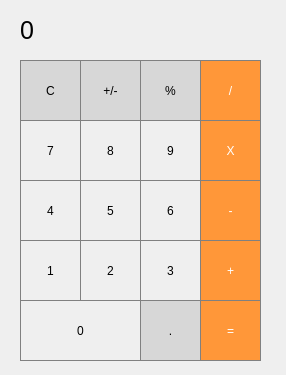
<?xml version="1.0" encoding="UTF-8"?>
<ui version="4.0">
 <class>MainWindow</class>
 <widget class="QMainWindow" name="MainWindow">
  <property name="geometry">
   <rect>
    <x>0</x>
    <y>0</y>
    <width>286</width>
    <height>375</height>
   </rect>
  </property>
  <property name="windowTitle">
   <string>MainWindow</string>
  </property>
  <property name="styleSheet">
   <string notr="true">/* (Label at top) Label Stylesheet */

QLabel {
  qproperty-alignment: 'AlignVCenter | AlignRight';
  border: 1px solid gray;
}

background-color : white;

/* End Label Stylesheet */</string>
  </property>
  <widget class="QWidget" name="centralWidget">
   <widget class="QLabel" name="label">
    <property name="geometry">
     <rect>
      <x>20</x>
      <y>0</y>
      <width>241</width>
      <height>61</height>
     </rect>
    </property>
    <property name="font">
     <font>
      <pointsize>19</pointsize>
     </font>
    </property>
    <property name="text">
     <string>0</string>
    </property>
   </widget>
   <widget class="QPushButton" name="Clear">
    <property name="geometry">
     <rect>
      <x>20</x>
      <y>60</y>
      <width>61</width>
      <height>61</height>
     </rect>
    </property>
    <property name="styleSheet">
     <string notr="true">QPushButton {
  background-color: rgb(215, 215, 215);
  border: 1px solid gray;
}
QPushButton:pressed {
    background-color: qlineargradient(x1: 0, y1: 0, x2: 0, y2: 1,
                                      stop: 0 #BEBEBE, stop: 1 #D7D7D7);
}</string>
    </property>
    <property name="text">
     <string>C</string>
    </property>
   </widget>
   <widget class="QPushButton" name="Divide">
    <property name="geometry">
     <rect>
      <x>200</x>
      <y>60</y>
      <width>61</width>
      <height>61</height>
     </rect>
    </property>
    <property name="styleSheet">
     <string notr="true">QPushButton {
  background-color: rgb(255, 151, 57);
  color: white; 
  border: 1px solid gray;
}

QPushButton:pressed {
    background-color: qlineargradient(x1: 0, y1: 0, x2: 0, y2: 1,
                                      stop: 0 #FF7832, stop: 1 #FF9739);
}</string>
    </property>
    <property name="text">
     <string>/</string>
    </property>
   </widget>
   <widget class="QPushButton" name="Percentage">
    <property name="geometry">
     <rect>
      <x>140</x>
      <y>60</y>
      <width>61</width>
      <height>61</height>
     </rect>
    </property>
    <property name="styleSheet">
     <string notr="true">QPushButton {
  background-color: rgb(215, 215, 215);
  border: 1px solid gray;
}
QPushButton:pressed {
    background-color: qlineargradient(x1: 0, y1: 0, x2: 0, y2: 1,
                                      stop: 0 #BEBEBE, stop: 1 #D7D7D7);
}</string>
    </property>
    <property name="text">
     <string>%</string>
    </property>
   </widget>
   <widget class="QPushButton" name="PlusMinus">
    <property name="geometry">
     <rect>
      <x>80</x>
      <y>60</y>
      <width>61</width>
      <height>61</height>
     </rect>
    </property>
    <property name="styleSheet">
     <string notr="true">QPushButton {
  background-color: rgb(215, 215, 215);
  border: 1px solid gray;
}
QPushButton:pressed {
    background-color: qlineargradient(x1: 0, y1: 0, x2: 0, y2: 1,
                                      stop: 0 #BEBEBE, stop: 1 #D7D7D7);
}</string>
    </property>
    <property name="text">
     <string>+/-</string>
    </property>
   </widget>
   <widget class="QPushButton" name="Seven">
    <property name="geometry">
     <rect>
      <x>20</x>
      <y>120</y>
      <width>61</width>
      <height>61</height>
     </rect>
    </property>
    <property name="styleSheet">
     <string notr="true">/* Digits 0-9 Stylesheet */
QPushButton {
   border: 1px solid gray;
}
QPushButton:pressed {
    background-color: qlineargradient(x1: 0, y1: 0, x2: 0, y2: 1,
                                      stop: 0 #dadbde, stop: 1 #f6f7fa);
}

/* End Digits 0-9 Stylesheet */</string>
    </property>
    <property name="text">
     <string>7</string>
    </property>
   </widget>
   <widget class="QPushButton" name="Nine">
    <property name="geometry">
     <rect>
      <x>140</x>
      <y>120</y>
      <width>61</width>
      <height>61</height>
     </rect>
    </property>
    <property name="styleSheet">
     <string notr="true">/* Digits 0-9 Stylesheet */
QPushButton {
   border: 1px solid gray;
}
QPushButton:pressed {
    background-color: qlineargradient(x1: 0, y1: 0, x2: 0, y2: 1,
                                      stop: 0 #dadbde, stop: 1 #f6f7fa);
}

/* End Digits 0-9 Stylesheet */</string>
    </property>
    <property name="text">
     <string>9</string>
    </property>
   </widget>
   <widget class="QPushButton" name="Eight">
    <property name="geometry">
     <rect>
      <x>80</x>
      <y>120</y>
      <width>61</width>
      <height>61</height>
     </rect>
    </property>
    <property name="styleSheet">
     <string notr="true">/* Digits 0-9 Stylesheet */
QPushButton {
   border: 1px solid gray;
}
QPushButton:pressed {
    background-color: qlineargradient(x1: 0, y1: 0, x2: 0, y2: 1,
                                      stop: 0 #dadbde, stop: 1 #f6f7fa);
}

/* End Digits 0-9 Stylesheet */</string>
    </property>
    <property name="text">
     <string>8</string>
    </property>
   </widget>
   <widget class="QPushButton" name="Multiply">
    <property name="geometry">
     <rect>
      <x>200</x>
      <y>120</y>
      <width>61</width>
      <height>61</height>
     </rect>
    </property>
    <property name="styleSheet">
     <string notr="true">QPushButton {
  background-color: rgb(255, 151, 57);
  color: white; 
  border: 1px solid gray;
}

QPushButton:pressed {
    background-color: qlineargradient(x1: 0, y1: 0, x2: 0, y2: 1,
                                      stop: 0 #FF7832, stop: 1 #FF9739);
}</string>
    </property>
    <property name="text">
     <string>X</string>
    </property>
   </widget>
   <widget class="QPushButton" name="Four">
    <property name="geometry">
     <rect>
      <x>20</x>
      <y>180</y>
      <width>61</width>
      <height>61</height>
     </rect>
    </property>
    <property name="styleSheet">
     <string notr="true">/* Digits 0-9 Stylesheet */
QPushButton {
   border: 1px solid gray;
}
QPushButton:pressed {
    background-color: qlineargradient(x1: 0, y1: 0, x2: 0, y2: 1,
                                      stop: 0 #dadbde, stop: 1 #f6f7fa);
}

/* End Digits 0-9 Stylesheet */</string>
    </property>
    <property name="text">
     <string>4</string>
    </property>
   </widget>
   <widget class="QPushButton" name="Six">
    <property name="geometry">
     <rect>
      <x>140</x>
      <y>180</y>
      <width>61</width>
      <height>61</height>
     </rect>
    </property>
    <property name="styleSheet">
     <string notr="true">/* Digits 0-9 Stylesheet */
QPushButton {
   border: 1px solid gray;
}
QPushButton:pressed {
    background-color: qlineargradient(x1: 0, y1: 0, x2: 0, y2: 1,
                                      stop: 0 #dadbde, stop: 1 #f6f7fa);
}

/* End Digits 0-9 Stylesheet */</string>
    </property>
    <property name="text">
     <string>6</string>
    </property>
   </widget>
   <widget class="QPushButton" name="Five">
    <property name="geometry">
     <rect>
      <x>80</x>
      <y>180</y>
      <width>61</width>
      <height>61</height>
     </rect>
    </property>
    <property name="styleSheet">
     <string notr="true">/* Digits 0-9 Stylesheet */
QPushButton {
   border: 1px solid gray;
}
QPushButton:pressed {
    background-color: qlineargradient(x1: 0, y1: 0, x2: 0, y2: 1,
                                      stop: 0 #dadbde, stop: 1 #f6f7fa);
}

/* End Digits 0-9 Stylesheet */</string>
    </property>
    <property name="text">
     <string>5</string>
    </property>
   </widget>
   <widget class="QPushButton" name="Minus">
    <property name="geometry">
     <rect>
      <x>200</x>
      <y>180</y>
      <width>61</width>
      <height>61</height>
     </rect>
    </property>
    <property name="styleSheet">
     <string notr="true">QPushButton {
  background-color: rgb(255, 151, 57);
  color: white; 
  border: 1px solid gray;
}

QPushButton:pressed {
    background-color: qlineargradient(x1: 0, y1: 0, x2: 0, y2: 1,
                                      stop: 0 #FF7832, stop: 1 #FF9739);
}</string>
    </property>
    <property name="text">
     <string>-</string>
    </property>
   </widget>
   <widget class="QPushButton" name="One">
    <property name="geometry">
     <rect>
      <x>20</x>
      <y>240</y>
      <width>61</width>
      <height>61</height>
     </rect>
    </property>
    <property name="styleSheet">
     <string notr="true">/* Digits 0-9 Stylesheet */
QPushButton {
   border: 1px solid gray;
}
QPushButton:pressed {
    background-color: qlineargradient(x1: 0, y1: 0, x2: 0, y2: 1,
                                      stop: 0 #dadbde, stop: 1 #f6f7fa);
}

/* End Digits 0-9 Stylesheet */</string>
    </property>
    <property name="text">
     <string>1</string>
    </property>
   </widget>
   <widget class="QPushButton" name="Three">
    <property name="geometry">
     <rect>
      <x>140</x>
      <y>240</y>
      <width>61</width>
      <height>61</height>
     </rect>
    </property>
    <property name="styleSheet">
     <string notr="true">/* Digits 0-9 Stylesheet */
QPushButton {
   border: 1px solid gray;
}
QPushButton:pressed {
    background-color: qlineargradient(x1: 0, y1: 0, x2: 0, y2: 1,
                                      stop: 0 #dadbde, stop: 1 #f6f7fa);
}

/* End Digits 0-9 Stylesheet */</string>
    </property>
    <property name="text">
     <string>3</string>
    </property>
   </widget>
   <widget class="QPushButton" name="Two">
    <property name="geometry">
     <rect>
      <x>80</x>
      <y>240</y>
      <width>61</width>
      <height>61</height>
     </rect>
    </property>
    <property name="styleSheet">
     <string notr="true">/* Digits 0-9 Stylesheet */
QPushButton {
   border: 1px solid gray;
}
QPushButton:pressed {
    background-color: qlineargradient(x1: 0, y1: 0, x2: 0, y2: 1,
                                      stop: 0 #dadbde, stop: 1 #f6f7fa);
}

/* End Digits 0-9 Stylesheet */</string>
    </property>
    <property name="text">
     <string>2</string>
    </property>
   </widget>
   <widget class="QPushButton" name="Plus">
    <property name="geometry">
     <rect>
      <x>200</x>
      <y>240</y>
      <width>61</width>
      <height>61</height>
     </rect>
    </property>
    <property name="styleSheet">
     <string notr="true">QPushButton {
  background-color: rgb(255, 151, 57);
  color: white; 
  border: 1px solid gray;
}

QPushButton:pressed {
    background-color: qlineargradient(x1: 0, y1: 0, x2: 0, y2: 1,
                                      stop: 0 #FF7832, stop: 1 #FF9739);
}</string>
    </property>
    <property name="text">
     <string>+</string>
    </property>
   </widget>
   <widget class="QPushButton" name="Decimal">
    <property name="geometry">
     <rect>
      <x>140</x>
      <y>300</y>
      <width>61</width>
      <height>61</height>
     </rect>
    </property>
    <property name="styleSheet">
     <string notr="true">QPushButton {
  background-color: rgb(215, 215, 215);
  border: 1px solid gray;
}
QPushButton:pressed {
    background-color: qlineargradient(x1: 0, y1: 0, x2: 0, y2: 1,
                                      stop: 0 #BEBEBE, stop: 1 #D7D7D7);
}</string>
    </property>
    <property name="text">
     <string>.</string>
    </property>
   </widget>
   <widget class="QPushButton" name="Equal">
    <property name="geometry">
     <rect>
      <x>200</x>
      <y>300</y>
      <width>61</width>
      <height>61</height>
     </rect>
    </property>
    <property name="styleSheet">
     <string notr="true">QPushButton {
  background-color: rgb(255, 151, 57);
  color: white; 
  border: 1px solid gray;
}

QPushButton:pressed {
    background-color: qlineargradient(x1: 0, y1: 0, x2: 0, y2: 1,
                                      stop: 0 #FF7832, stop: 1 #FF9739);
}</string>
    </property>
    <property name="text">
     <string>=</string>
    </property>
   </widget>
   <widget class="QPushButton" name="Zero">
    <property name="geometry">
     <rect>
      <x>20</x>
      <y>300</y>
      <width>121</width>
      <height>61</height>
     </rect>
    </property>
    <property name="styleSheet">
     <string notr="true">/* Digits 0-9 Stylesheet */
QPushButton {
   border: 1px solid gray;
}
QPushButton:pressed {
    background-color: qlineargradient(x1: 0, y1: 0, x2: 0, y2: 1,
                                      stop: 0 #dadbde, stop: 1 #f6f7fa);
}

/* End Digits 0-9 Stylesheet */</string>
    </property>
    <property name="text">
     <string>0</string>
    </property>
   </widget>
   <zorder>label</zorder>
   <zorder>Clear</zorder>
   <zorder>Divide</zorder>
   <zorder>Percentage</zorder>
   <zorder>PlusMinus</zorder>
   <zorder>Seven</zorder>
   <zorder>Nine</zorder>
   <zorder>Eight</zorder>
   <zorder>Multiply</zorder>
   <zorder>Four</zorder>
   <zorder>Six</zorder>
   <zorder>Five</zorder>
   <zorder>Minus</zorder>
   <zorder>One</zorder>
   <zorder>Three</zorder>
   <zorder>Two</zorder>
   <zorder>Plus</zorder>
   <zorder>Decimal</zorder>
   <zorder>Zero</zorder>
   <zorder>Equal</zorder>
  </widget>
 </widget>
 <layoutdefault spacing="6" margin="11"/>
 <resources/>
 <connections/>
</ui>
